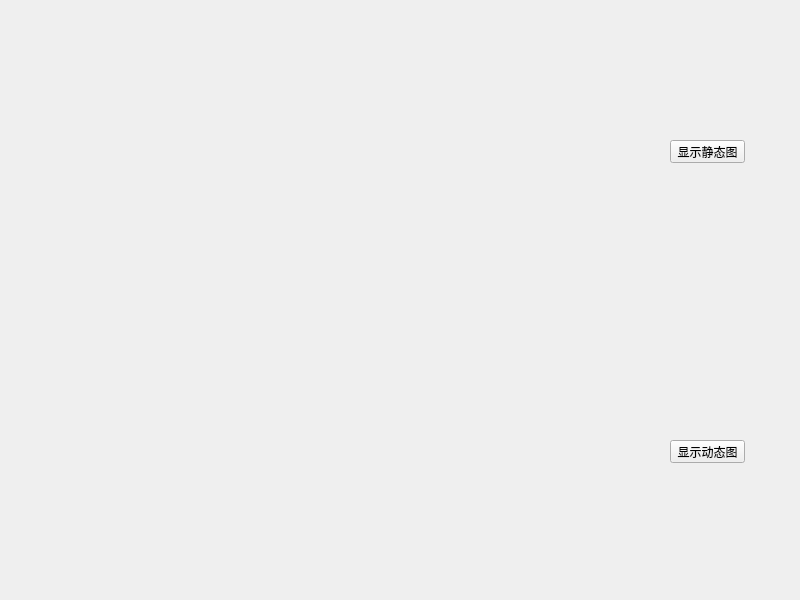
<?xml version="1.0" encoding="UTF-8"?>
<ui version="4.0">
 <class>MainWindow</class>
 <widget class="QMainWindow" name="MainWindow">
  <property name="geometry">
   <rect>
    <x>0</x>
    <y>0</y>
    <width>800</width>
    <height>600</height>
   </rect>
  </property>
  <property name="windowTitle">
   <string>MainWindow</string>
  </property>
  <widget class="QWidget" name="centralWidget">
   <widget class="MatplotlibWidget" name="matplotlibwidget_static" native="true">
    <property name="geometry">
     <rect>
      <x>50</x>
      <y>20</y>
      <width>561</width>
      <height>271</height>
     </rect>
    </property>
   </widget>
   <widget class="MatplotlibWidget" name="matplotlibwidget_dynamic" native="true">
    <property name="geometry">
     <rect>
      <x>49</x>
      <y>289</y>
      <width>561</width>
      <height>271</height>
     </rect>
    </property>
   </widget>
   <widget class="QPushButton" name="pushButton">
    <property name="geometry">
     <rect>
      <x>670</x>
      <y>140</y>
      <width>75</width>
      <height>23</height>
     </rect>
    </property>
    <property name="text">
     <string>显示静态图</string>
    </property>
   </widget>
   <widget class="QPushButton" name="pushButton_2">
    <property name="geometry">
     <rect>
      <x>670</x>
      <y>440</y>
      <width>75</width>
      <height>23</height>
     </rect>
    </property>
    <property name="text">
     <string>显示动态图</string>
    </property>
   </widget>
  </widget>
 </widget>
 <customwidgets>
  <customwidget>
   <class>MatplotlibWidget</class>
   <extends>QWidget</extends>
   <header>MatplotlibWidget</header>
   <container>1</container>
  </customwidget>
 </customwidgets>
 <resources/>
 <connections/>
</ui>
